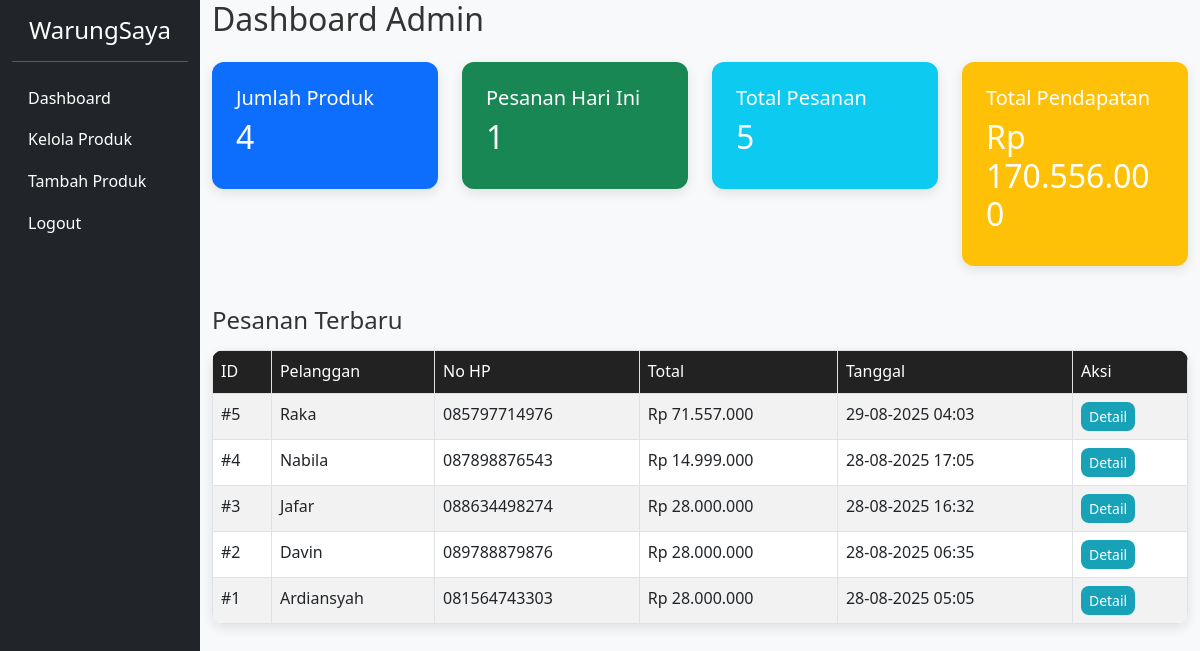
Screenshot of /dashboard.php (signed in) with the database file from the repository.
### tables this page shows
CREATE TABLE `pesanan` (
  `id` int(11) NOT NULL,
  `nama_pelanggan` varchar(100) DEFAULT NULL,
  `no_hp` varchar(15) DEFAULT NULL,
  `alamat` text DEFAULT NULL,
  `metode_bayar` varchar(20) DEFAULT NULL,
  `total` decimal(10,2) DEFAULT NULL,
  `tanggal` timestamp NOT NULL DEFAULT current_timestamp()
);

### dashboard.php (the view, shortened to what this page needs)
<?php
require '../includes/db.php';
$stmt = $pdo->query("SELECT COUNT(*) FROM produk");
$jumlah_produk = $stmt->fetchColumn();
$stmt = $pdo->query("SELECT COUNT(*) FROM pesanan");
$jumlah_pesanan = $stmt->fetchColumn();
$stmt = $pdo->query("SELECT COUNT(*) FROM pesanan WHERE DATE(tanggal) = CURDATE()");
$pesanan_hari_ini = $stmt->fetchColumn();
$stmt = $pdo->prepare("
    SELECT id, nama_pelanggan, no_hp, total, tanggal
    FROM pesanan
    ORDER BY tanggal DESC
    LIMIT 5
");
$stmt->execute();
$pesanan_terbaru = $stmt->fetchAll();
$stmt = $pdo->query("SELECT COALESCE(SUM(total), 0) FROM pesanan");
$total_pendapatan = $stmt->fetchColumn();
?>
<?php include '../includes/header.php'; ?>
<?php include '../includes/sidebar.php'; ?>
<div class="col-md-10">
    <h2>Dashboard Admin</h2>
    <div class="row mt-4">
        <div class="col-md-3 mb-3">
            <div class="card text-white bg-primary">
                <div class="card-body">
                    <h5>Jumlah Produk</h5>
                    <h2><?= $jumlah_produk ?></h2>
                </div>
            </div>
        </div>
        <div class="col-md-3 mb-3">
            <div class="card text-white bg-success">
                <div class="card-body">
                    <h5>Pesanan Hari Ini</h5>
                    <h2><?= $pesanan_hari_ini ?></h2>
                </div>
            </div>
        </div>
        <div class="col-md-3 mb-3">
            <div class="card text-white bg-info">
                <div class="card-body">
                    <h5>Total Pesanan</h5>
                    <h2><?= $jumlah_pesanan ?></h2>
                </div>
            </div>
        </div>
        <div class="col-md-3 mb-3">
            <div class="card text-white bg-warning">
                <div class="card-body">
                    <h5>Total Pendapatan</h5>
                    <h2>Rp <?= number_format($total_pendapatan, 0, ',', '.') ?></h2>
                </div>
            </div>
        </div>
    </div>
    <h4 class="mt-4">Pesanan Terbaru</h4>
<table class="table table-bordered table-striped mt-3">
    <thead class="table-light">
        <tr>
            <th>ID</th>
            <th>Pelanggan</th>
            <th>No HP</th>
            <th>Total</th>
            <th>Tanggal</th>
            <th>Aksi</th>
        </tr>
    </thead>
    <tbody>
        <?php if (empty($pesanan_terbaru)): ?>
            <tr>
                <td colspan="6" class="text-center">Belum ada pesanan.</td>
            </tr>
        <?php else: ?>
            <?php foreach ($pesanan_terbaru as $p): ?>
                <tr>
                    <td>#<?= $p['id'] ?></td>
                    <td><?= htmlspecialchars($p['nama_pelanggan']) ?></td>
                    <td><?= htmlspecialchars($p['no_hp']) ?></td>
                    <td>Rp <?= number_format($p['total'], 0, ',', '.') ?></td>
                    <td><?= date('d-m-Y H:i', strtotime($p['tanggal'])) ?></td>
                    <td>
                        <a href="detail_pesanan.php?id=<?= $p['id'] ?>" class="btn btn-sm btn-info">Detail</a>
                    </td>
                </tr>
            <?php endforeach; ?>
        <?php endif; ?>
    </tbody>
</table>
</div>
<?php include '../includes/footer.php'; ?>

### header.php (shortened to what this page needs)
<!DOCTYPE html>
<html lang="id">
<head>
    <link href="https://cdn.jsdelivr.net/npm/bootstrap@5.3.0/dist/css/bootstrap.min.css" rel="stylesheet">
    <link href="https://cdnjs.cloudflare.com/ajax/libs/font-awesome/6.0.0/css/all.min.css" rel="stylesheet">
    <link rel="stylesheet" href="../assets/css/style.css">
    <link rel="stylesheet" href="../admin/css/style_admin.css">
</head>
<body>
<div class="container-fluid">
    <div class="row">

### sidebar.php
<div class="col-md-2 bg-dark text-white min-vh-100">
    <h4 class="text-center mt-3">WarungSaya</h4>
    <hr>
    <ul class="nav flex-column">
        <li class="nav-item">
            <a class="nav-link text-white" href="../admin/dashboard.php">Dashboard</a>
        </li>
        <li class="nav-item">
            <a class="nav-link text-white" href="../produk/index.php">Kelola Produk</a>
        </li>
        <li class="nav-item">
            <a class="nav-link text-white" href="../produk/tambah.php">Tambah Produk</a>
        </li>
        <li class="nav-item">
            <a class="nav-link text-white" href="../admin/logout.php">Logout</a>
        </li>
    </ul>
</div>

### footer.php (shortened to what this page needs)
        </div>
    </div>
</body>
</html>

### style.css (style rules this page uses)
* { margin: 0; padding: 0; box-sizing: border-box; }
body { font-family: 'Segoe UI', Tahoma, Geneva, Verdana, sans-serif; background-color: #f8f9fa; color: #333; line-height: 1.6; }
.card { border: none; border-radius: 12px; overflow: hidden; transition: transform 0.2s, box-shadow 0.2s; }
.card-body { padding: 1rem; }
.btn { border-radius: 8px; font-weight: 500; transition: all 0.2s; }
.btn-info { background-color: #17a2b8; border: none; color: #fff; }
.table { border-radius: 12px; overflow: hidden; box-shadow: 0 4px 12px rgba(0,0,0,0.1); }
.table thead { background-color: #222; color: white; }

### style_admin.css (style rules this page uses)
* { margin: 0; padding: 0; box-sizing: border-box; }
body { font-family: 'Segoe UI', Tahoma, Geneva, Verdana, sans-serif; background-color: #f8f9fa; color: #333; line-height: 1.6; }
.card { border: none; border-radius: 12px; overflow: hidden; box-shadow: 0 4px 12px rgba(0,0,0,0.1); transition: transform 0.2s; }
.card-body { padding: 1.5rem; }
.bg-primary { background-color: #007bff; }
.bg-success { background-color: #28a745; }
.bg-info { background-color: #17a2b8; }
.bg-warning { background-color: #ffc107; }
.table { border-radius: 12px; overflow: hidden; box-shadow: 0 4px 12px rgba(0,0,0,0.1); }
.table thead th { background-color: #222; color: white; font-weight: 500; }
.btn { border-radius: 8px; font-weight: 500; transition: all 0.2s; }
.btn-info { background-color: #17a2b8; border: none; color: white; }

### rows the page displays
pesanan: id "5", nama_pelanggan "Raka", no_hp "085797714976", total "71.557.000", tanggal "29-08-2025 04:03"
pesanan: id "4", nama_pelanggan "Nabila", no_hp "087898876543", total "14.999.000", tanggal "28-08-2025 17:05"
pesanan: id "3", nama_pelanggan "Jafar", no_hp "088634498274", total "28.000.000", tanggal "28-08-2025 16:32"
pesanan: id "2", nama_pelanggan "Davin", no_hp "089788879876", total "28.000.000", tanggal "28-08-2025 06:35"
pesanan: id "1", nama_pelanggan "Ardiansyah", no_hp "081564743303", total "28.000.000", tanggal "28-08-2025 05:05"

### other values shown
$jumlah_produk "4"
$pesanan_hari_ini "1"
$jumlah_pesanan "5"
$total_pendapatan "170.556.000"
